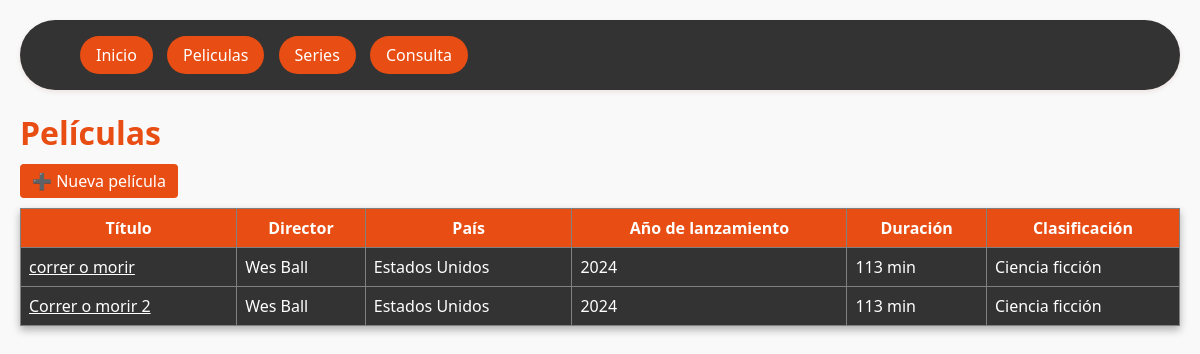
Before: /peliculas/ with the older database file.
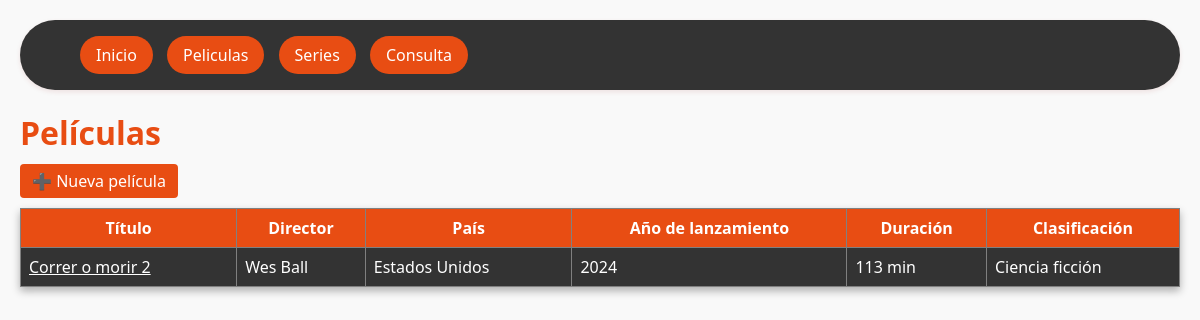
After: the same page with the newer database file.
### netflix_app/models.py (models this page shows, shortened)
class Pelicula(models.Model):
    show_id = models.CharField(max_length=20, unique=True)
    title = models.CharField(max_length=200)
    director = models.CharField(max_length=200, blank=True, null=True)
    cast = models.TextField(blank=True, null=True)
    country = models.CharField(max_length=100, blank=True, null=True)
    date_added = models.CharField(max_length=100, blank=True, null=True)
    release_year = models.IntegerField(blank=True, null=True)
    rating = models.CharField(max_length=20, blank=True, null=True)
    duration = models.CharField(max_length=50, blank=True, null=True)
    listed_in = models.CharField(max_length=200, blank=True, null=True)
    description = models.TextField(blank=True, null=True)
    poster = models.ImageField(upload_to="posters/", blank=True, null=True)

### netflix_app/views.py (the view)
# urls.py: path("peliculas/", views.lista_peliculas, name="lista_peliculas"),
def lista_peliculas(request):
    peliculas = Pelicula.objects.all()
    return render(request, "netflix_app/lista_peliculas.html", {"peliculas": peliculas})

### netflix_app/templates/netflix_app/lista_peliculas.html (shortened to what this page needs)
{% extends "netflix_app/base.html" %}
{% block content %}
<h1>Películas</h1>
<p>
    <a href="{% url 'netflix_app:crear_pelicula' %}" class="btn" style="background-color:#e84d13; color:#fff; padding:6px 12px; text-decoration:none; border-radius:4px;">➕ Nueva película</a>
</p>
<table border="1" cellpadding="8" cellspacing="0" style="border-collapse: collapse; width: 100%; color: #fff; background-color: #333; box-shadow: 0 4px 8px rgba(0, 0, 0, 0.3);">
    <thead style="background-color: #e84d13;">
        <tr>
            <th>Título</th>
            <th>Director</th>
            <th>País</th>
            <th>Año de lanzamiento</th>
            <th>Duración</th>
            <th>Clasificación</th>
        </tr>
    </thead>
    <tbody>
        {% for pelicula in peliculas %}
        <tr>
            <td>
                <a style="color: #fff;" href="{% url 'netflix_app:detalle_pelicula' pelicula.pk %}">
                    {{ pelicula.title }}
                </a>
            </td>
            <td>{{ pelicula.director|default:"-" }}</td>
            <td>{{ pelicula.country|default:"-" }}</td>
            <td>{{ pelicula.release_year|default:"-" }}</td>
            <td>{{ pelicula.duration|default:"-" }}</td>
            <td>{{ pelicula.rating|default:"-" }}</td>
        </tr>
        {% empty %}
        <tr>
            <td colspan="6">No hay películas registradas.</td>
        </tr>
        {% endfor %}
    </tbody>
</table>
{% endblock %}

### netflix_app/templates/netflix_app/base.html (shortened to what this page needs)
{% load static %}
<!DOCTYPE html>
<html lang="es">
<head>
    <link rel="stylesheet" href="{% static 'css/main.css' %}">
</head>
<body>
    {% include "netflix_app/partials/navbar.html" %}
    <main class="container mt-4">
        {% block content %}{% endblock content %}
    </main>
</body>
</html>

### netflix_app/templates/netflix_app/partials/navbar.html
<nav>
  <ul>
    <a href="{% url 'netflix_app:home' %}">Inicio</a>
    <a href="{% url 'netflix_app:lista_peliculas' %}">Peliculas</a>
    <a href="{% url 'netflix_app:lista_series' %}">Series</a>
    <a href="{% url 'netflix_app:lista_consultas' %}">Consulta</a>
  </ul>
</nav>

### netflix_app/static/css/main.css (style rules this page uses)
body { font-family: 'Segoe UI', sans-serif; margin: 20px; background-color: #f9f9f9; color: #333; }
h1, h2, h3 { color: #e84d13; margin-bottom: 15px; }
nav { background-color: #333; margin-bottom: 10px; display: flex; gap: 16px; padding: 0px 20px; border-radius: 50px; box-shadow: 0 2px 5px rgba(145, 18, 18, 0.1); }
nav a { display: inline-block; padding: 8px 16px; margin-right: 10px; background-color: #e84d13; color: #fff; border-radius: 99px; text-decoration: none; font-weight: 500; transition: background 0.3s, transform 0.2s; }
table { background-color: #333; color: #721c24; }
.btn { border-radius: 7%; padding: 7px 16px; background-color: #e84d13; color: #fff; text-decoration: none; }

Changed rows visible on the page:
removed Pelicula: title "correr o morir", director "Wes Ball", country "Estados Unidos", release_year "2024", duration "113 min", rating "Ciencia ficción"
